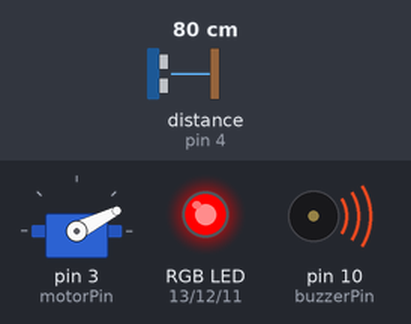
Bench run of a sketch on a simulated Arduino Uno, built with avr-gcc and run on an emulated ATmega328P. Parts: servo, an RGB LED mixed from three pins (HIGH = lit), buzzer (waves = sounding). Wiring (inferred from the names in the program): ultrasonic range finder: trigger pin 5; echo pin 4. The test bench sets the inputs (shaded band); at power-on: distance to the obstacle (sensor on pin 4) 80 cm. The echo pulse lasts 58.3 µs per cm; pins used as bus, display or sensor lines are not drawn; what the sketch prints to the serial monitor is not drawn.

Above: at 1.25 s.
1.3 s: distance to the obstacle (sensor on pin 4) set to 2 cm
4.3 s: distance to the obstacle (sensor on pin 4) set to 250 cm
At 4.49 s:
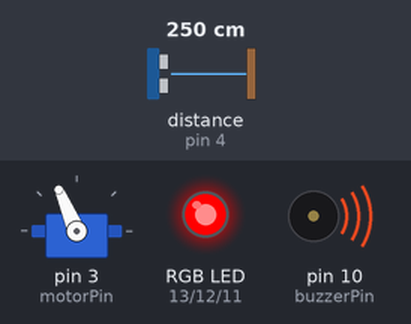
7.3 s: distance to the obstacle (sensor on pin 4) set to 60 cm
At 8.35 s:
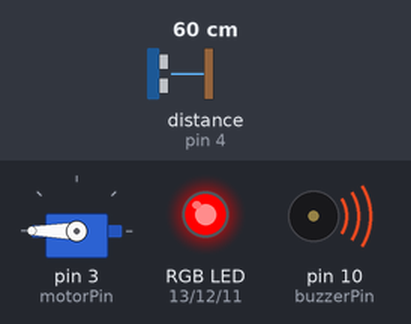
Timing chart, 0 to 16.3 s (numbered marks = the images above; inputs shaded):
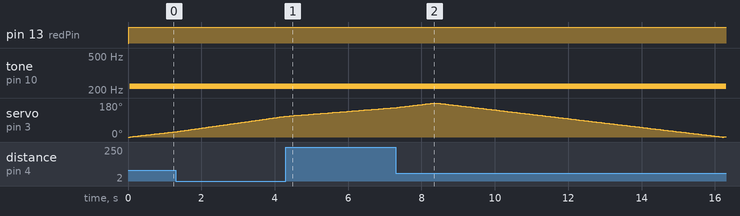

The sketch:

Radar.ino
```cpp
#include <Servo.h>

const int redPin  =  13;
const int greenPin = 12;
const int bluePin  = 11;

const int buzzerPin = 10;

const int trigPin = 5;
const int echoPin = 4;

const int motorPin = 3;

long duration;
int distance;

Servo motor;


void rgbColor(int red, int green, int blue)
{
  analogWrite(redPin, red);
  analogWrite(greenPin, green);
  analogWrite(bluePin, blue);
}


void setup()
{
  pinMode(trigPin, OUTPUT);
  pinMode(echoPin, INPUT);

  pinMode(redPin, OUTPUT);
  pinMode(greenPin, OUTPUT);
  pinMode(bluePin, OUTPUT);

  pinMode(buzzerPin, OUTPUT);

  Serial.begin(9600);

  motor.attach(motorPin);
}

void loop()
{

  for(int i=0; i<=180; i++)
  {
    motor.write(i);
    delay(10);
    distance = calculateDistance();
    mainEvent();
    Serial.print(i);
    Serial.print(",");
    Serial.print(distance);
    Serial.print(".");
  }

  for(int i=180; i>0; i--)
  {
    motor.write(i);
    delay(10);
    distance = calculateDistance();
    mainEvent();
    Serial.print(i);
    Serial.print(",");
    Serial.print(distance);
    Serial.print(".");
  }
}

void mainEvent()
{
  distance = calculateDistance();
  ledRedOrGreen(distance);
  buzzOrNot(distance);
}

int calculateDistance()
{
  digitalWrite(trigPin, LOW);
  delayMicroseconds(2);
  digitalWrite(trigPin, HIGH);
  delayMicroseconds(10);
  digitalWrite(trigPin, LOW);
  duration = pulseIn(echoPin, HIGH);
  distance = duration*0.034/2;
  return distance;
}

inline boolean objectInRange(float distance)
{
  return distance < 320;
}

void ledRedOrGreen(float distance)
{
  if (objectInRange(distance))
    rgbColor(255, 0, 0);
  else
    rgbColor(0, 255, 0);
  delay(25);
}

void buzzOrNot(float distance)
{
   if (objectInRange(distance))
    tone(buzzerPin, 220, 100);
}
```
